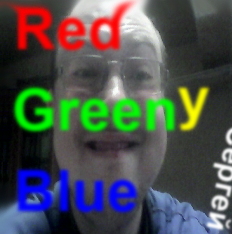
#> input picture 1_wm.png, 232 x 234 px, found by its file name
$ python test2.py
#> lines starting #> are read from the running program, lines starting #| are printed output that depends on the picture
from PIL import Image, ImageFilter
import numpy as np
import random

def InRed(dest,sours1, sours2=0,sours3=0):
    dest[:,:,0] = sours1 + sours2 + sours3
def InGreen(dest,sours1, sours2=0,sours3=0):
    dest[:,:,1]  = sours1 + sours2 + sours3
def InBlue(dest,sours1, sours2=0,sours3=0):
    dest[:,:,2] = sours1 + sours2 + sours3
def FromSource(imgSourse, redVal, greenVal, blueVal):
    dest = imgSourse[:,:,0]*redVal + imgSourse[:,:,1]*greenVal + imgSourse[:,:,2]*blueVal
    return dest


rawImg = Image.open('E:/РОМАН/!хрень/1_wm.png')
#> rawImg is the input picture: PIL image 232x234 RGBA; mean R, G, B, A 75.8, 80.7, 78.4, 255
rawImg.load()
rawImg = rawImg.convert(mode='RGB')
#> rawImg: PIL image 232x234 RGB
inputImg = np.asarray(rawImg,dtype=np.uint16) #, dtype=np.int16)

width=rawImg.width
#> width = 232
height=rawImg.height
#> height = 234
newImg = np.zeros((height, width, 3),dtype=np.uint8)

redArray = FromSource(inputImg,1,0,0)
#> in FromSource, `dest = imgSourse[:,:,0]*redVal + imgSourse[:,:,1]*greenVal + imgSourse..`:
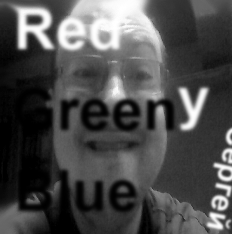
#> dest: shape (234, 232) uint16; min 0, max 255, mean 75.8
greenArray = FromSource(inputImg,0,1,0)
#> call 2 of FromSource, with redVal = 0, greenVal = 1, blueVal = 0
#> in FromSource (call 2), `dest = imgSourse[:,:,0]*redVal + imgSourse[:,:,1]*greenVal + imgSourse..`:
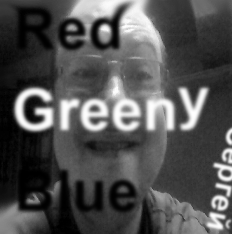
#> dest: shape (234, 232) uint16; min 0, max 255, mean 80.7
blueArray = FromSource(inputImg,0,0,1)
#> call 3 of FromSource, with redVal = 0, greenVal = 0, blueVal = 1
#> in FromSource (call 3), `dest = imgSourse[:,:,0]*redVal + imgSourse[:,:,1]*greenVal + imgSourse..`:
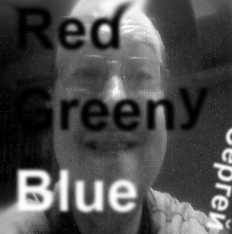
#> dest: shape (234, 232) uint16; min 0, max 255, mean 78.4


#эфекты на пиксели
def fr(y):
    y = y #y/2 + random.randint(0,128)
    if y>255: return 255
    else: return y
def fg(y):
    y = y
    if y>255: return 255
    else: return y
def fb(y):
    y = y
    if y>255: return 255
    else: return y


#Comprehension
redArray = np.array([[fr(xi) for xi in row] for row in redArray])
greenArray = np.array([[fg(xi) for xi in row] for row in greenArray])
blueArray = np.array([[fb(xi) for xi in row] for row in blueArray])


#работа с цветом фильр или замена цвета
#newImg[:,:,0] = redArray
InRed(newImg,redArray)
#> in InRed, `dest[:,:,0] = sours1 + sours2 + sours3`:
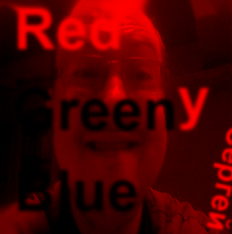
#> dest: shape (234, 232, 3); mean of channels 0, 1, 2 75.8, 0, 0; drawn as R, G, B
InGreen(newImg,greenArray)
#> in InGreen, `dest[:,:,1]  = sours1 + sours2 + sours3`:
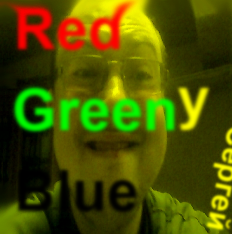
#> dest: shape (234, 232, 3); mean of channels 0, 1, 2 75.8, 80.7, 0; drawn as R, G, B
InBlue(newImg, blueArray)


rawImgOutput =  Image.fromarray(newImg)
rawImgOutput.show()
